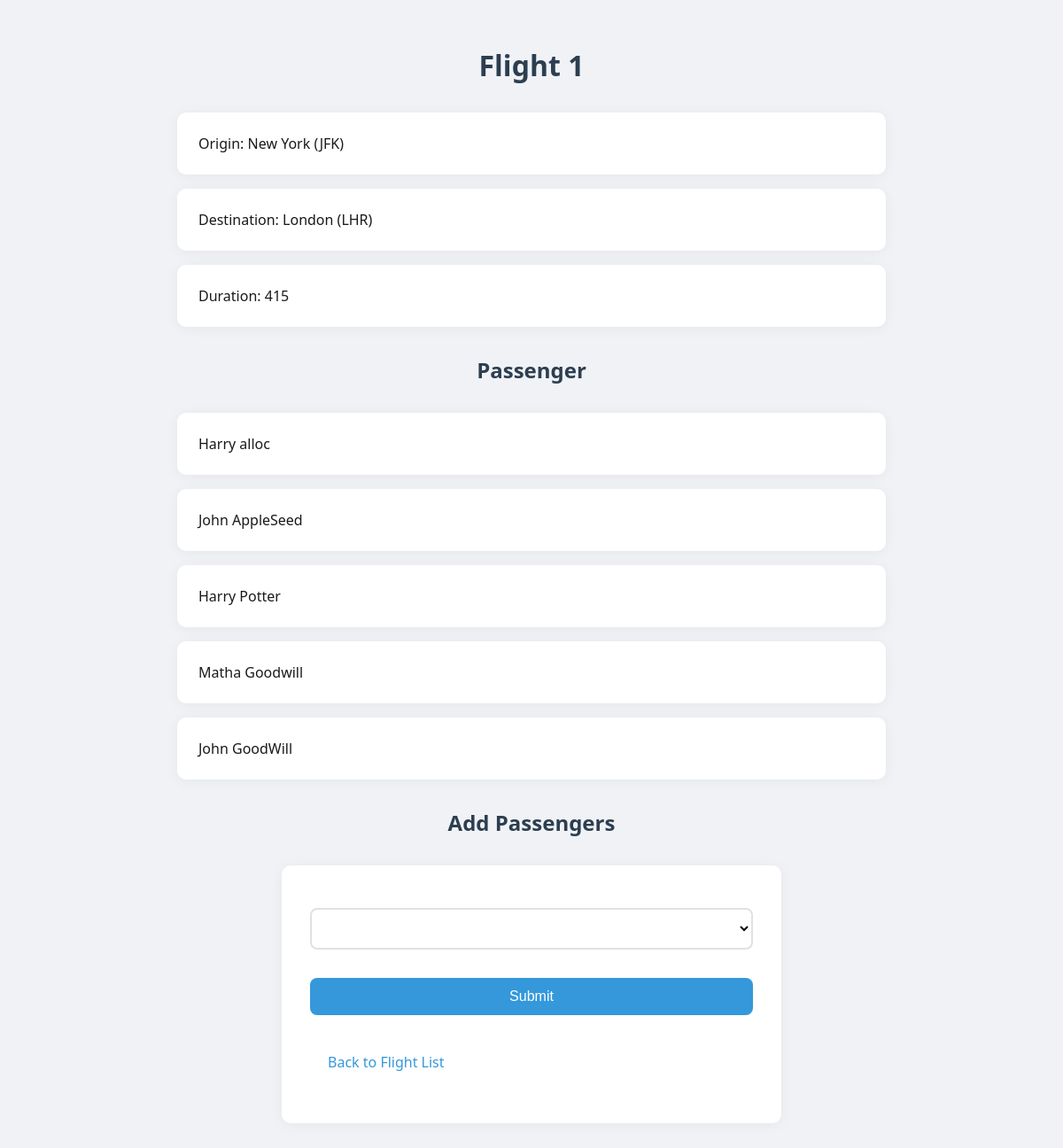
The app's page /flight/1 with its own data.
### flights/models.py (models this page shows, shortened)
class Flight(models.Model):
    origin = models.ForeignKey(Airport, on_delete=models.CASCADE, related_name="departures")
    destination = models.ForeignKey(Airport, on_delete=models.CASCADE, related_name="arrivals")
    duration = models.IntegerField()

class Airport(models.Model):
    code = models.CharField(max_length=3)
    city = models.CharField(max_length=64)
    def __str__(self):
        return f"{self.city} ({self.code})"

class Passenger(models.Model):
    first= models.CharField(max_length=64)
    last= models.CharField(max_length=64)
    flights= models.ManyToManyField(Flight,blank=True,related_name="passenger")
    def __str__(self):
        return f"{self.first} {self.last}"

### flights/views.py (the view)
# urls.py: path("flight/", include ("flights.urls")),
def flight(request,flight_id):
    flight=Flight.objects.get(pk=flight_id)
    return render(request,"flights/flight.html",{
        "flight":flight,
        "passengers":flight.passenger.all(),
        "non_passengers":Passenger.objects.exclude(flights=flight).all()
    })

### flights/templates/flights/flight.html (shortened to what this page needs)
{% extends "flights/layout.html"%}
{% block body%}
<h1> Flight {{flight.id}} </h1>
<ul>
    <li> Origin: {{flight.origin}}</li>
    <li> Destination: {{flight.destination}} </li>
    <li> Duration: {{flight.duration}}</li>
    <h2> Passenger </h2>
    <ul>
        {% for passenger in passengers%}
        <li>{{passenger}}</li>
        {%empty%}
        <li>No passengers</li>
        {%endfor%}
    </ul>
    <h2> Add Passengers</h2>
    <form action = "{%url 'book' flight.id%}" method= "post">
        <select name = passenger>
        </select>
        <input type="submit">
    <a href="{%url 'index'%}">Back to Flight List</a>
{% endblock%}

### flights/static/flights/styles.css (style rules this page uses)
body { font-family: 'Segoe UI', system-ui, -apple-system, sans-serif; background-color: #f0f2f5; margin: 0; padding: 20px; color: #1a1a1a; }
h1, h2 { color: #2c3e50; text-align: center; margin: 2rem 0; font-weight: 600; }
ul { list-style-type: none; padding: 0; max-width: 800px; margin: 0 auto; }
li { background-color: white; margin: 1rem 0; padding: 1.5rem; border-radius: 10px; box-shadow: 0 2px 15px rgba(0, 0, 0, 0.05); transition: all 0.3s ease; }
select { width: 100%; padding: 12px; border: 2px solid #e1e1e1; border-radius: 8px; font-size: 1rem; margin: 1rem 0; background-color: white; cursor: pointer; transition: border-color 0.3s ease; }
input[type="submit"] { background-color: #3498db; color: white; padding: 12px 24px; border: none; border-radius: 8px; font-size: 1rem; cursor: pointer; transition: background-color 0.3s ease; margin: 1rem 0; display: block; width: 100%; }
a { color: #3498db; text-decoration: none; display: inline-block; margin: 1rem 0; padding: 10px 20px; border-radius: 6px; transition: background-color 0.3s ease; }
form { background-color: white; padding: 2rem; border-radius: 10px; box-shadow: 0 2px 15px rgba(0, 0, 0, 0.05); max-width: 500px; margin: 2rem auto; }

### records on screen
Flight: id "1", origin "New York (JFK)", destination "London (LHR)", duration "415"
Passenger: first+last "Harry alloc"
Passenger: first+last "John AppleSeed"
Passenger: first+last "Harry Potter"
Passenger: first+last "Matha Goodwill"
Passenger: first+last "John GoodWill"
